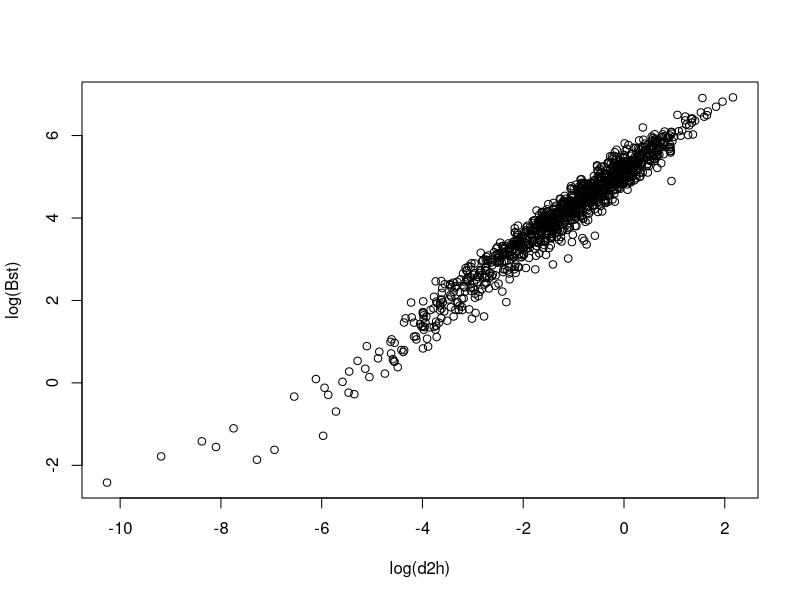
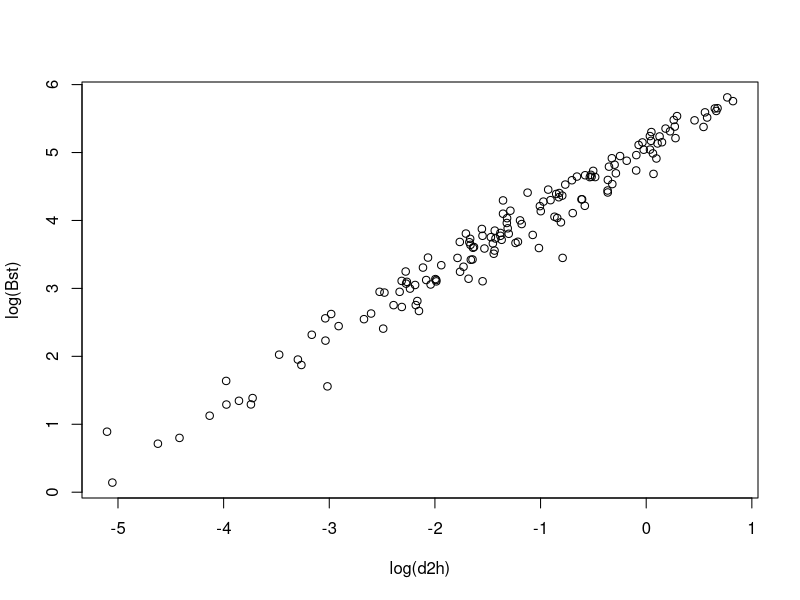

Here is the R script that generated these plots, in order: (Note: this script raises an error after producing the figures.)
getwd()
setwd('/Users/hyli0001/wrd/b/Dynamic_allometrics/')
# system('ls -alt ../processed_data')
bp<-read.table('processed_data/plot_biomass.txt',sep='\t',head=TRUE)

## The number of spcies
sum(!is.na(unique(bp$sp_code)))
unique(bp$sp_code)
unique(bp$ftp)
unique(bp$PFT)


plot(log(Bst)~log(d2h),bp)

summary(lm(log(Bcr)~log(Baw),bp[bp$sp_code=='PD',]))
summary(lm(log(Bcr)~log(Baw)+rsd,bp[bp$sp_code=='PD',]))

summary(lm(log(Bst)~log(d),bp[bp$sp_code=='PD',]))
summary(lm(log(Bst)~log(d)+rsd,bp[bp$sp_code=='PD',]))
summary(lm(log(Bst)~log(d2h),bp[bp$sp_code=='PD',]))
summary(lm(log(Bst)~log(d2h)+rsd,bp[bp$sp_code=='PD',]))

summary(lm(log(Bbr)~log(d),bp[bp$sp_code=='PD',]))
summary(lm(log(Bbr)~log(d)+rsd,bp[bp$sp_code=='PD',]))
summary(lm(log(Bbr)~log(d2h),bp[bp$sp_code=='PD',]))
summary(lm(log(Bbr)~log(d2h)+rsd,bp[bp$sp_code=='PD',]))

summary(lm(log(Bf)~log(d),bp[bp$sp_code=='PD',]))
summary(lm(log(Bf)~log(d)+rsd,bp[bp$sp_code=='PD',]))
summary(lm(log(Bf)~log(d2h),bp[bp$sp_code=='PD',]))
summary(lm(log(Bf)~log(d2h)+rsd,bp[bp$sp_code=='PD',]))

summary(lm(log(Bcr)~log(d),bp[bp$sp_code=='PD',]))
summary(lm(log(Bcr)~log(d)+rsd,bp[bp$sp_code=='PD',]))
summary(lm(log(Bcr)~log(d2h),bp[bp$sp_code=='PD',]))
summary(lm(log(Bcr)~log(d2h)+rsd,bp[bp$sp_code=='PD',]))



plot(log(Bst)~log(d2h),bp[bp$sp_code=='PD',])


# summary(lm(log(Bcr)~log(Bw),bp))
# plot(log(Bcr)~log(Bw),bp)
# points(log(Bcr)~log(Bw),bp[bp$ft1.forest_type=='mono_B',],col=2)
# summary(lm(log(Bcr)~log(Bst),bp))
exp_decay<- function(x, L, A, k) {
  L + A * exp(-k * x)
}

mod.eb<-nls(befa.st~exp_decay(rsd,L,A,k),bp[bp$PFT=='EBF',],start=c(L=2,A=4,k=1))
mod.db<-nls(befa.st~exp_decay(rsd,L,A,k),bp[bp$PFT=='DBF',],start=c(L=1.3,A=1.4,k=2))
mod.en<-nls(befa.st~exp_decay(rsd,L,A,k),bp[bp$PFT=='ENF',],start=c(L=1.3,A=1.4,k=2))
mod.dn<-nls(befa.st~exp_decay(rsd,L,A,k),bp[bp$PFT=='DNF',],start=c(L=1.2,A=4,k=1))

plot(befa.st~rsd,bp[bp$PFT=='EBF',])
unique(bp[bp$PFT=='EBF','sp_code'])


plot(befa.st~rsd,bp[bp$PFT=='EBF',])
points(befa.st~rsd,bp[bp$PFT=='EBF'&bp$sp_code==unique(bp[bp$PFT=='EBF','sp_code'])[1],],bg=1,pch=21)
points(befa.st~rsd,bp[bp$PFT=='EBF'&bp$sp_code==unique(bp[bp$PFT=='EBF','sp_code'])[7],],bg=7,pch=21)


unique(bp[bp$PFT=='EBF','sp_code'])[1] ## OK
unique(bp[bp$PFT=='EBF','sp_code'])[2] ## OK
unique(bp[bp$PFT=='EBF','sp_code'])[3] ## Not enough samples
unique(bp[bp$PFT=='EBF','sp_code'])[4] ## Opposite trend
unique(bp[bp$PFT=='EBF','sp_code'])[5] ## Not enough samples
unique(bp[bp$PFT=='EBF','sp_code'])[6] ## Not enough samples

unique(bp[bp$PFT=='DBF','sp_code'])

plot(befa.st~rsd,bp[bp$PFT=='DBF',])
points(befa.st~rsd,bp[bp$PFT=='DBF'&bp$sp_code==unique(bp[bp$PFT=='DBF','sp_code'])[9],],bg=4,pch=21)

unique(bp[bp$PFT=='DBF','sp_code'])[1] ## OK 
unique(bp[bp$PFT=='DBF','sp_code'])[2] ## OK
unique(bp[bp$PFT=='DBF','sp_code'])[3] ## OK
unique(bp[bp$PFT=='DBF','sp_code'])[4] ## Not enough samples
unique(bp[bp$PFT=='DBF','sp_code'])[5] ## Not enough samples
unique(bp[bp$PFT=='DBF','sp_code'])[6] ## No pattern
unique(bp[bp$PFT=='DBF','sp_code'])[7] ## OK
unique(bp[bp$PFT=='DBF','sp_code'])[8] ## OK



unique(bp[bp$PFT=='ENF','sp_code'])

plot(befa.st~rsd,bp[bp$PFT=='ENF',])
points(befa.st~rsd,bp[bp$PFT=='ENF'&bp$sp_code==unique(bp[bp$PFT=='ENF','sp_code'])[5],],bg=5,pch=21)

unique(bp[bp$PFT=='ENF','sp_code'])[1] ## OK
unique(bp[bp$PFT=='ENF','sp_code'])[2] ## OK
unique(bp[bp$PFT=='ENF','sp_code'])[3] ## OK
unique(bp[bp$PFT=='ENF','sp_code'])[4] ## OK
unique(bp[bp$PFT=='ENF','sp_code'])[5] ## OK
unique(bp[bp$PFT=='ENF','sp_code'])[6] ## OK
unique(bp[bp$PFT=='ENF','sp_code'])[7] ## OK




nrow(bp[bp$PFT=='EBF',])
summary(mod.enf)

mod.<-nls(befa.st~exp_decay(rsd,L,A,k),bp[bp$ft1.forest_type=='mono_B',],start=c(L=1.3,A=1.4,k=2))

anova(non.mod.exp1, non.mod.exp)
head(bp)


summary(non.mod.exp)

non.mod.exp1<-nls(befa.st~exp_decay(rsd,L,A,k),baydata[baydata$ft1.forest_type=='mono_B',],start=c(L=1.3,A=1.4,k=.2))
summary(non.mod.exp1)
anova(non.mod.exp1, non.mod.exp)



plot(befa.st~sdi,bp[bp$PFT=='ENF',],col=0)
for(i in 1:6){
	sp_c<-unique(bp[bp$PFT=='ENF','sp_code'])[i]
points(befa.st~sdi,bp[bp$sp_code==sp_c&bp$PFT=='ENF',],bg=i,pch=21)}
df00<-bp[bp$PFT=='ENF',]
sdi<-as.data.frame(seq(range(df00$sdi)[1],range(df00$sdi)[2],1))
colnames(sdi)<-'sdi'
bp$befa.a.pre<-predict(non.mod.mm,bp)
sdi$befa.a.pre<-predict(non.mod.mm,sdi)

summary(lm(befa.a.pre~befa.st,bp))
lines(befa.a.pre~sdi,sdi,lwd=1.1,col=4)




plot(befa.st~sdi,bp[bp$Family=='Pinaceae',],col=0)
for(i in 1:6){
	sp_c<-unique(bp[bp$Family=='Pinaceae','sp_code'])[i]
points(befa.st~sdi,bp[bp$sp_code==sp_c&bp$Family=='Pinaceae',],bg=i,pch=21)}
points(befa.st~sdi,bp[bp$sp_code=='LL'&bp$Family=='Pinaceae',],bg='white',pch=22,col=4)
df00<-bp[bp$Family=='Pinaceae',]
sdi<-as.data.frame(seq(range(df00$sdi)[1],range(df00$sdi)[2],1))
colnames(sdi)<-'sdi'
bp$befa.a.pre<-predict(non.mod.mm,bp)
summary(lm(befa.a.pre~befa.st,bp))
lines(befa.a.pre~sdi,sdi,lwd=1.1,col=4)


par(mfrow=c(2,3))
for (i in unique(bp$Family)){
	df1<-bp[bp$Family==i,]
lmx<-max(c(df1$beft.st,df1$befa.st),na.rm=TRUE)
	plot(befa.st~ wb.scale,ylim=c(1,lmx),df1,main=i,xlim=c(0,.6))
	points(beft.st~ wb.scale,df1,col=2)

	plot(befa.st~ wb.shape,ylim=c(1,lmx),df1,main=i,xlim=c(0,12))
	points(beft.st~ wb.shape,df1,col=2)

	plot(befa.st~sdi,ylim=c(1,lmx),df1,main=i,xlim=c(0,700))
	points(beft.st~sdi,df1,col=2)	
	}


par(mfrow=c(2,3))
for (i in unique(bp$Genus)){
	df1<-bp[bp$Genus==i,]
lmx<-max(c(df1$beft.st,df1$befa.st),na.rm=TRUE)
	plot(befa.st~ wb.scale,ylim=c(1,lmx),df1,main=i,xlim=c(0,.6))
	points(beft.st~ wb.scale,df1,col=2)

	plot(befa.st~ wb.shape,ylim=c(1,lmx),df1,main=i,xlim=c(0,12))
	points(beft.st~ wb.shape,df1,col=2)

	plot(befa.st~sdi,ylim=c(1,lmx),df1,main=i,xlim=c(0,700))
	points(beft.st~ sdi,df1,col=2)	
	
	}

par(mfrow=c(2,3))
for (i in unique(bp$sp_code)[1:22]){
	df1<-bp[bp$sp_code==i,]
lmx<-max(c(df1$beft.st,df1$befa.st),na.rm=TRUE)

	plot(befa.st~ wb.scale,ylim=c(1,lmx),df1,main=i,xlim=c(0,.6))
	points(beft.st~ wb.scale,df1,col=2)

	plot(befa.st~ wb.shape,ylim=c(1,lmx),df1,main=i,xlim=c(0,12))
	points(beft.st~ wb.shape,df1,col=2)

	plot(befa.st~sdi,ylim=c(1,lmx),df1,main=i,xlim=c(0,700))
	points(beft.st~ sdi,df1,col=2)	
	}

plot(wb.scale~sdi,bp)
